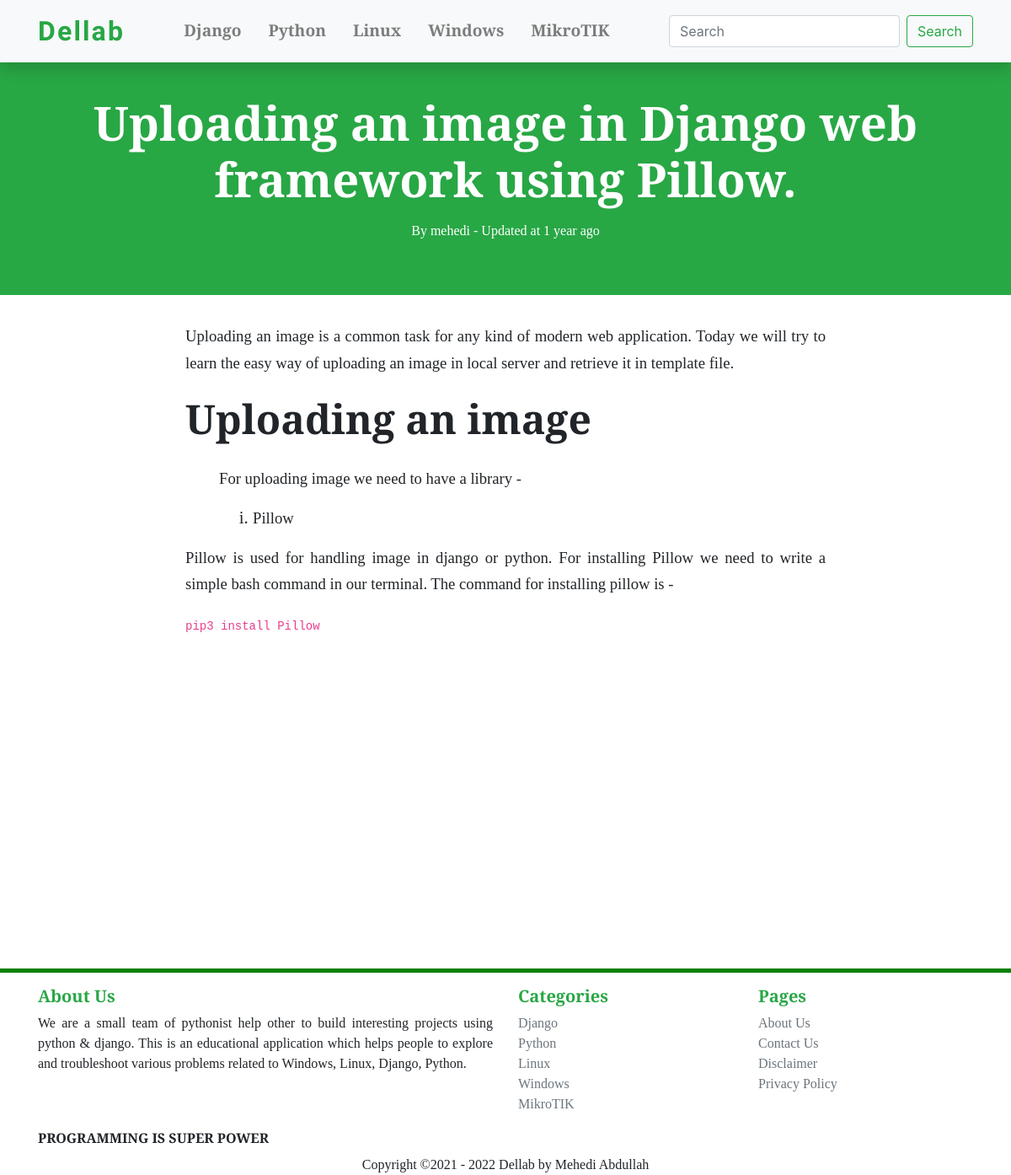
Page /article/uploading-an-image-in-django-web-framework-using-pillow/1 on the earlier database version.
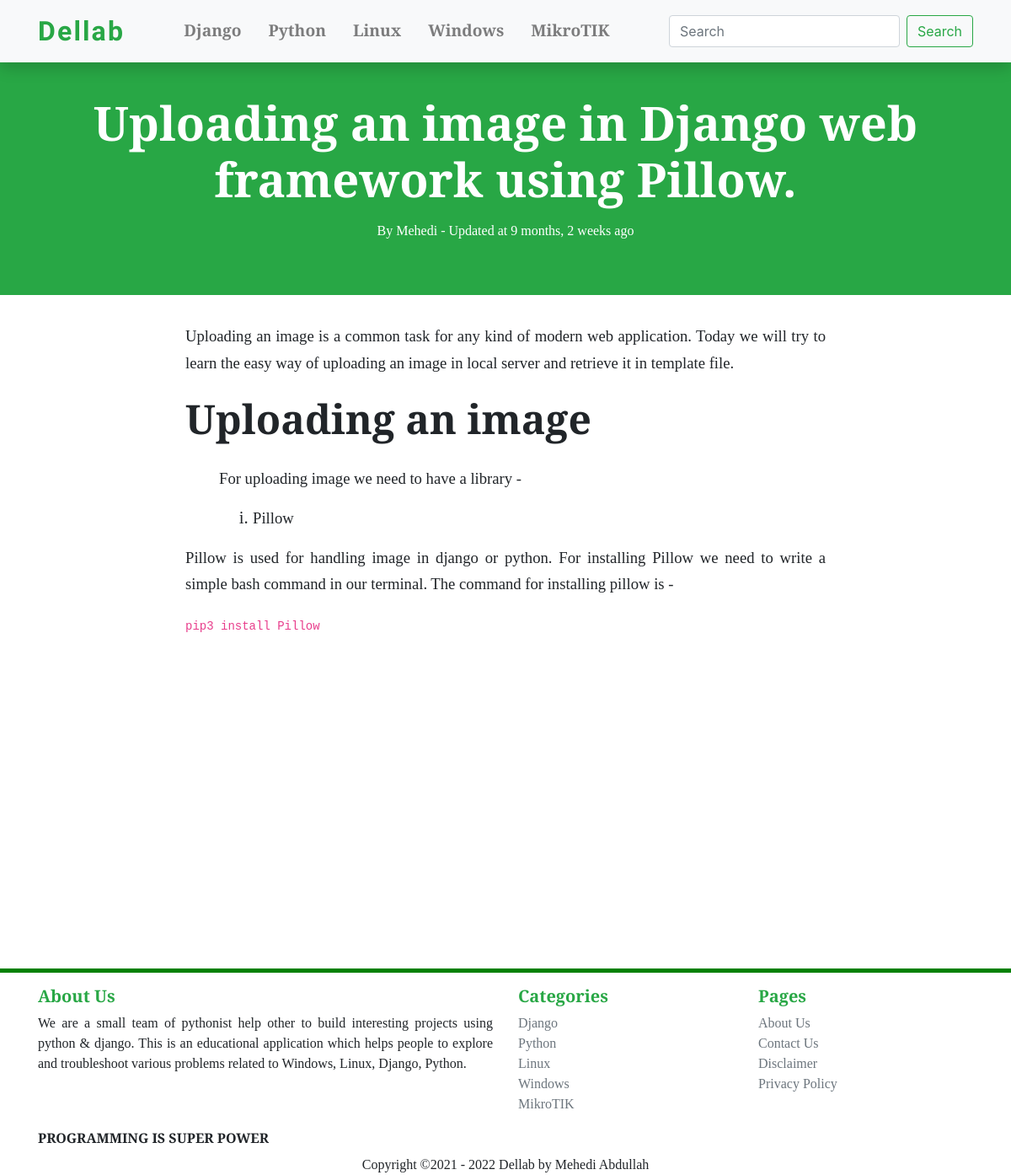
Same page on the later database version.
### blog/models.py (models this page shows, shortened)
class Blog(models.Model):
    title = models.TextField(unique=True, max_length=987)
    writer = models.ForeignKey(User, on_delete=models.CASCADE, null=True, default=1)
    updated = models.DateField(auto_now=True, auto_now_add=False)
    timestamp = models.DateTimeField(auto_now=False, auto_now_add=True)
    category = models.ForeignKey(Category, on_delete=models.CASCADE)
    content = HTMLField()
    slug = models.SlugField(blank=True, max_length=987)

### blog/views.py (the view)
# urls.py: path('article/<slug:slug>/<int:id>', views.blog_details, name='details'),
def blog_details(request, slug, id=None):
    instance = get_object_or_404(Blog, id=id)
    blog = {'instance': instance}
    return render(request, 'blog/blog_details.html', blog)

### templates/blog/blog_details.html (shortened to what this page needs)
{% extends 'master.html' %}
{% block main %}
    <div class="mt-5">
        <div class="jumbotron bg-success"  style='border-radius: 0' >
            <div class="container text-center text-white display-4 font-weight-bold" style=" font-family: 'Averia Serif Libre', cursive;">
                {{instance.title}}
            </div>
            <div class="text-center text-white mt-3" style=" font-family: 'Averia Serif Libre', cursive;" style="font-size: 21rem">
                By {{instance.writer}} - <span> Updated at {{instance.updated|timesince}} ago</span>
            </div>
        </div>
        <div class="row justify-content-center">
            <div class="col-md-8">
                <div class="container" style="font-family: 'Averia Serif Libre', cursive; font-size: 1.3rem">
                    {{instance.content|safe}}
                </div>
            </div>
        </div>
    </div>
{% endblock main %}

Differences in the rows shown:
changed Blog "Uploading an image in Django web framework using Pillow.": writer "mehedi" → "Mehedi"; updated "1 year" → "9 months, 2 weeks"
